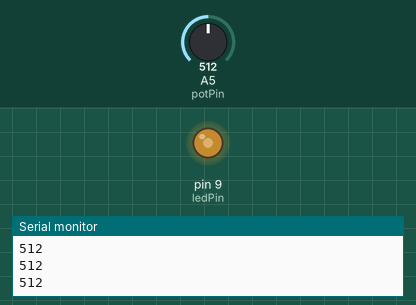
Bench run of a sketch on a simulated Arduino Uno, built with avr-gcc and run on an emulated ATmega328P. Parts: output pins drawn as LEDs (lit = HIGH), the last lines printed to the serial monitor. The test bench sets the inputs (shaded band); at power-on: A5 (potPin) = 512.

Above: at 1.2 s.
1.3 s: A5 (potPin) set to 716
At 1.7 s:
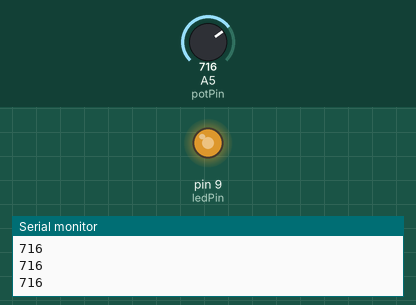
2.8 s: A5 (potPin) set to 900
At 4.0 s:
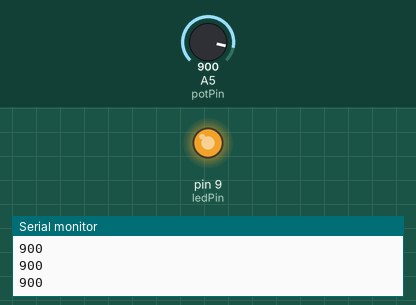
4.3 s: A5 (potPin) set to 122
At 5.5 s:
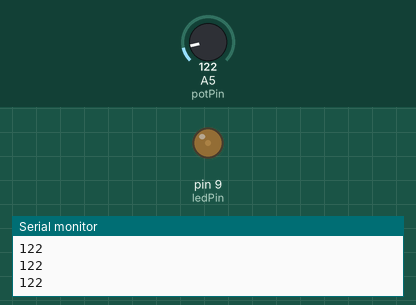
5.8 s: A5 (potPin) set to 0
At 6.8 s:
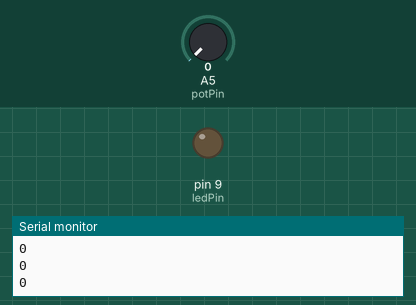
7.3 s: A5 (potPin) set to 511
At 8.1 s:
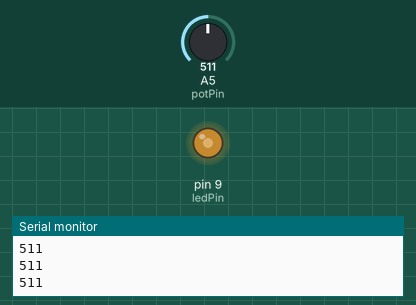
Timing chart, 0 to 9.8 s (numbered marks = the images above; inputs shaded):
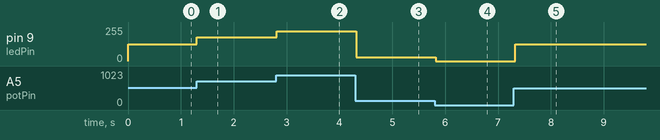

Measured:
- after the input at 1.3 s, pin 9 (ledPin): 127/255 → 178/255 at once
- after the input at 2.8 s, pin 9 (ledPin): 178/255 → 224/255 at once
- after the input at 4.3 s, pin 9 (ledPin): 224/255 → 30/255 at once
- after the input at 5.8 s, pin 9 (ledPin): 30/255 → 0/255 at once
- after the input at 7.3 s, pin 9 (ledPin): 0/255 → 127/255 at once

The sketch:

light_dimming_using_potentiometer.ino
```cpp
int potPin = A5;
int ledPin = 9;


void setup() {
  pinMode(potPin, INPUT);
  pinMode(ledPin, OUTPUT);
  Serial.begin(9600);

}

void loop() {
  int potValue = analogRead(potPin);
  int brightness = map(potValue, 0, 1023, 0, 255);

  analogWrite(ledPin, brightness);
  Serial.println(potValue);

  delay(100);

}
```
